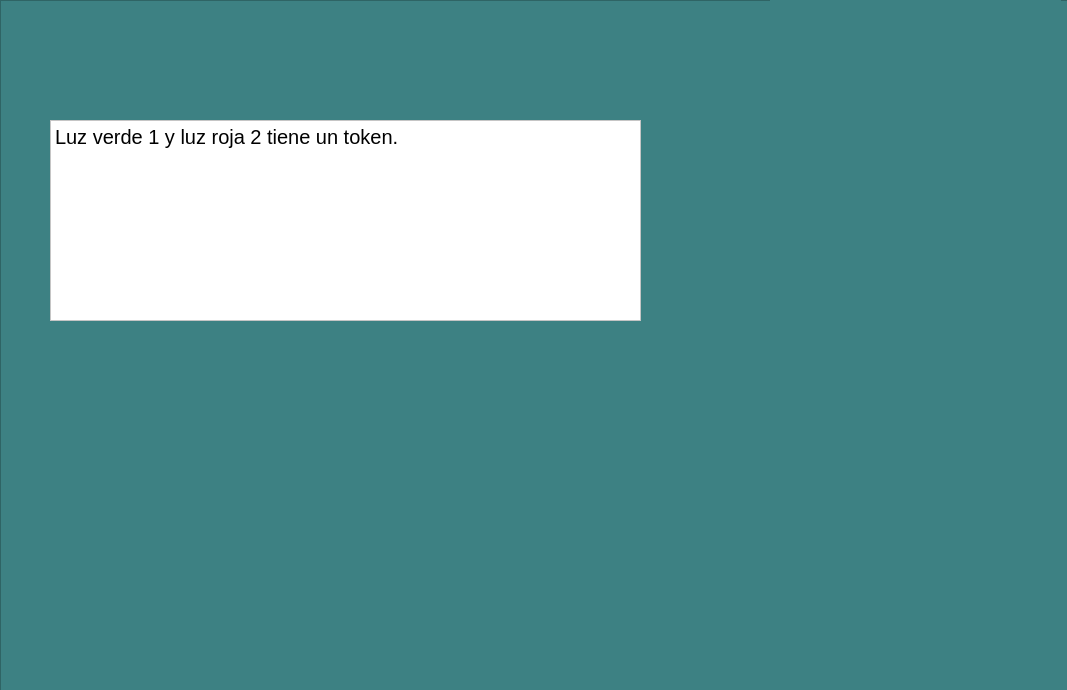
<?xml version="1.0" encoding="UTF-8"?>
<ui version="4.0">
 <class>simulacion_semaforo</class>
 <widget class="QDialog" name="simulacion_semaforo">
  <property name="geometry">
   <rect>
    <x>0</x>
    <y>0</y>
    <width>1067</width>
    <height>690</height>
   </rect>
  </property>
  <property name="windowTitle">
   <string>Dialog</string>
  </property>
  <widget class="QFrame" name="frame">
   <property name="geometry">
    <rect>
     <x>0</x>
     <y>0</y>
     <width>1071</width>
     <height>701</height>
    </rect>
   </property>
   <property name="styleSheet">
    <string notr="true">background-color:rgb(61, 129, 131);</string>
   </property>
   <property name="frameShape">
    <enum>QFrame::StyledPanel</enum>
   </property>
   <property name="frameShadow">
    <enum>QFrame::Raised</enum>
   </property>
   <widget class="QLabel" name="lblDiagrama">
    <property name="geometry">
     <rect>
      <x>770</x>
      <y>0</y>
      <width>291</width>
      <height>681</height>
     </rect>
    </property>
    <property name="text">
     <string/>
    </property>
    <property name="pixmap">
     <pixmap resource="../interface/img/img.qrc">:/prefijoNuevo/red_petri.png</pixmap>
    </property>
    <property name="scaledContents">
     <bool>true</bool>
    </property>
   </widget>
   <widget class="QTextBrowser" name="txtDescripcion">
    <property name="geometry">
     <rect>
      <x>50</x>
      <y>120</y>
      <width>591</width>
      <height>201</height>
     </rect>
    </property>
    <property name="styleSheet">
     <string notr="true">background-color:white;
color:black;
font-size: 20px;</string>
    </property>
    <property name="html">
     <string>&lt;!DOCTYPE HTML PUBLIC &quot;-//W3C//DTD HTML 4.0//EN&quot; &quot;http://www.w3.org/TR/REC-html40/strict.dtd&quot;&gt;
&lt;html&gt;&lt;head&gt;&lt;meta name=&quot;qrichtext&quot; content=&quot;1&quot; /&gt;&lt;style type=&quot;text/css&quot;&gt;
p, li { white-space: pre-wrap; }
&lt;/style&gt;&lt;/head&gt;&lt;body style=&quot; font-family:'MS Shell Dlg 2'; font-size:20px; font-weight:400; font-style:normal;&quot;&gt;
&lt;p style=&quot; margin-top:0px; margin-bottom:0px; margin-left:0px; margin-right:0px; -qt-block-indent:0; text-indent:0px;&quot;&gt;&lt;span style=&quot; font-size:20px;&quot;&gt;Luz verde 1 y luz roja 2 tiene un token.&lt;/span&gt;&lt;/p&gt;&lt;/body&gt;&lt;/html&gt;</string>
    </property>
   </widget>
   <widget class="QLabel" name="lblIntercepcion">
    <property name="geometry">
     <rect>
      <x>100</x>
      <y>410</y>
      <width>391</width>
      <height>221</height>
     </rect>
    </property>
    <property name="text">
     <string/>
    </property>
    <property name="pixmap">
     <pixmap resource="../interface/img/img.qrc">:/intercepcion/intercepcion.png</pixmap>
    </property>
    <property name="scaledContents">
     <bool>true</bool>
    </property>
   </widget>
   <widget class="QLabel" name="label">
    <property name="geometry">
     <rect>
      <x>370</x>
      <y>440</y>
      <width>61</width>
      <height>131</height>
     </rect>
    </property>
    <property name="text">
     <string/>
    </property>
    <property name="pixmap">
     <pixmap resource="../interface/img/img.qrc">:/intercepcion/luzVerde.png</pixmap>
    </property>
    <property name="scaledContents">
     <bool>true</bool>
    </property>
   </widget>
   <widget class="QLabel" name="label_2">
    <property name="geometry">
     <rect>
      <x>200</x>
      <y>560</y>
      <width>141</width>
      <height>41</height>
     </rect>
    </property>
    <property name="text">
     <string/>
    </property>
    <property name="pixmap">
     <pixmap resource="../interface/img/img.qrc">:/intercepcion/luzRoja.png</pixmap>
    </property>
    <property name="scaledContents">
     <bool>true</bool>
    </property>
   </widget>
  </widget>
 </widget>
 <resources>
  <include location="../interface/img/img.qrc"/>
 </resources>
 <connections/>
</ui>
